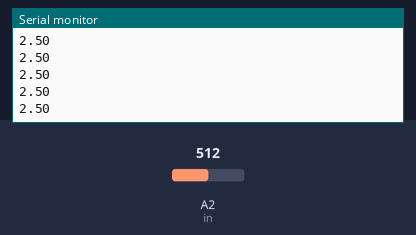
The sketch below on a simulated Arduino Uno, built with avr-gcc and run on an emulated ATmega328P. Parts: the last lines printed to the serial monitor. Inputs (shaded band) come from the test bench; at power-on: A2 (in) = 512.

Above: at 1.2 s.
1.3 s: A2 (in) set to 716
At 1.68 s:
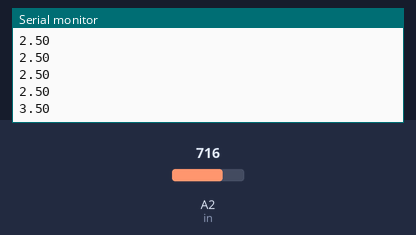
2.8 s: A2 (in) set to 900
At 2.94 s:
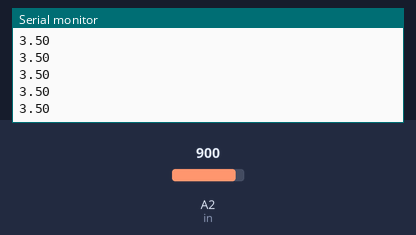
Timing chart, 0 to 5.8 s (numbered marks = the images above; inputs shaded):
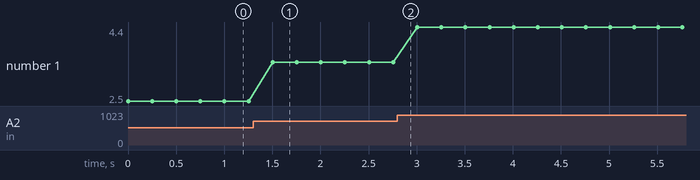

Measured:
- after the input at 1.3 s, the serial monitor: prints a new line after 0.20 s (image 1)
- plotted number 1: 2.5 → 3.5 after the input at 1.3 s, 3.5 → 4.4 after the input at 2.8 s

The sketch:

potentiometer_voltage.ino
```cpp
int in=A2;
float rv;
float V2;
int a=250;
void setup() {
Serial.begin(9600);
}

void loop() {
rv=analogRead(in);
V2=(5./1023.)*rv;
Serial.println(V2);
delay(a);
}
```
